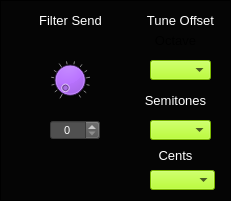
  <widget class="CustomFrame" name="frame_MsoSendFiltersTuneOffset">
   <property name="geometry">
    <rect>
     <x>5</x>
     <y>5</y>
     <width>231</width>
     <height>201</height>
    </rect>
   </property>
   <property name="styleSheet">
    <string notr="true">background-color: rgb(5, 5, 5);</string>
   </property>
   <property name="frameShape">
    <enum>QFrame::Panel</enum>
   </property>
   <property name="frameShadow">
    <enum>QFrame::Plain</enum>
   </property>
   <property name="lineWidth">
    <number>1</number>
   </property>
   <property name="midLineWidth">
    <number>1</number>
   </property>
   <widget class="CustomSpinBox" name="spinBox_MsoSynthSendFilter">
    <property name="geometry">
     <rect>
      <x>50</x>
      <y>120</y>
      <width>50</width>
      <height>20</height>
     </rect>
    </property>
    <property name="font">
     <font>
      <pointsize>8</pointsize>
     </font>
    </property>
    <property name="focusPolicy">
     <enum>Qt::NoFocus</enum>
    </property>
    <property name="styleSheet">
     <string notr="true">background-color: rgb(80,80,80);
color: rgb(255, 255, 255);</string>
    </property>
    <property name="alignment">
     <set>Qt::AlignCenter</set>
    </property>
    <property name="readOnly">
     <bool>false</bool>
    </property>
    <property name="accelerated">
     <bool>true</bool>
    </property>
    <property name="maximum">
     <number>100</number>
    </property>
    <property name="value">
     <number>0</number>
    </property>
   </widget>
   <widget class="QLabel" name="label_110">
    <property name="geometry">
     <rect>
      <x>30</x>
      <y>10</y>
      <width>81</width>
      <height>21</height>
     </rect>
    </property>
    <property name="font">
     <font>
      <pointsize>10</pointsize>
     </font>
    </property>
    <property name="styleSheet">
     <string notr="true">color: rgb(255, 255, 255);</string>
    </property>
    <property name="text">
     <string>Filter Send</string>
    </property>
    <property name="alignment">
     <set>Qt::AlignCenter</set>
    </property>
   </widget>
   <widget class="CustomDial" name="dial_MsoSynthSendFilter">
    <property name="geometry">
     <rect>
      <x>50</x>
      <y>60</y>
      <width>40</width>
      <height>40</height>
     </rect>
    </property>
    <property name="focusPolicy">
     <enum>Qt::NoFocus</enum>
    </property>
    <property name="styleSheet">
     <string notr="true">background-color: rgb(170, 85, 255);</string>
    </property>
    <property name="maximum">
     <number>100</number>
    </property>
    <property name="value">
     <number>0</number>
    </property>
    <property name="wrapping">
     <bool>false</bool>
    </property>
    <property name="notchTarget">
     <double>8.000000000000000</double>
    </property>
    <property name="notchesVisible">
     <bool>true</bool>
    </property>
   </widget>
   <widget class="CustomComboBox" name="comboBox_MsoSynthTuneCents">
    <property name="geometry">
     <rect>
      <x>150</x>
      <y>170</y>
      <width>65</width>
      <height>20</height>
     </rect>
    </property>
    <property name="font">
     <font>
      <pointsize>8</pointsize>
     </font>
    </property>
    <property name="focusPolicy">
     <enum>Qt::NoFocus</enum>
    </property>
    <property name="styleSheet">
     <string notr="true">selection-background-color: rgb(255, 0, 0);
border-color: rgb(0, 0, 0);
background-color: rgb(170, 255, 0);
</string>
    </property>
    <property name="currentText">
     <string/>
    </property>
    <property name="currentIndex">
     <number>-1</number>
    </property>
    <property name="maxVisibleItems">
     <number>4</number>
    </property>
   </widget>
   <widget class="QLabel" name="label_114">
    <property name="geometry">
     <rect>
      <x>150</x>
      <y>30</y>
      <width>51</width>
      <height>21</height>
     </rect>
    </property>
    <property name="font">
     <font>
      <pointsize>10</pointsize>
     </font>
    </property>
    <property name="text">
     <string>Octave</string>
    </property>
    <property name="alignment">
     <set>Qt::AlignCenter</set>
    </property>
   </widget>
   <widget class="QLabel" name="label_116">
    <property name="geometry">
     <rect>
      <x>150</x>
      <y>145</y>
      <width>51</width>
      <height>21</height>
     </rect>
    </property>
    <property name="font">
     <font>
      <pointsize>10</pointsize>
     </font>
    </property>
    <property name="styleSheet">
     <string notr="true">color: rgb(255, 255, 255);</string>
    </property>
    <property name="text">
     <string>Cents</string>
    </property>
    <property name="alignment">
     <set>Qt::AlignCenter</set>
    </property>
   </widget>
   <widget class="QLabel" name="label_117">
    <property name="geometry">
     <rect>
      <x>140</x>
      <y>10</y>
      <width>81</width>
      <height>20</height>
     </rect>
    </property>
    <property name="font">
     <font>
      <pointsize>10</pointsize>
     </font>
    </property>
    <property name="styleSheet">
     <string notr="true">color: rgb(255, 255, 255);</string>
    </property>
    <property name="text">
     <string>Tune Offset</string>
    </property>
    <property name="alignment">
     <set>Qt::AlignCenter</set>
    </property>
   </widget>
   <widget class="QLabel" name="label_115">
    <property name="geometry">
     <rect>
      <x>140</x>
      <y>90</y>
      <width>71</width>
      <height>21</height>
     </rect>
    </property>
    <property name="font">
     <font>
      <pointsize>10</pointsize>
     </font>
    </property>
    <property name="styleSheet">
     <string notr="true">color: rgb(255, 255, 255);</string>
    </property>
    <property name="text">
     <string>Semitones</string>
    </property>
    <property name="alignment">
     <set>Qt::AlignCenter</set>
    </property>
   </widget>
   <widget class="CustomComboBox" name="comboBox_MsoSynthTuneOctave">
    <property name="geometry">
     <rect>
      <x>150</x>
      <y>60</y>
      <width>61</width>
      <height>20</height>
     </rect>
    </property>
    <property name="font">
     <font>
      <pointsize>8</pointsize>
     </font>
    </property>
    <property name="focusPolicy">
     <enum>Qt::NoFocus</enum>
    </property>
    <property name="styleSheet">
     <string notr="true">selection-background-color: rgb(255, 0, 0);
border-color: rgb(0, 0, 0);
background-color: rgb(170, 255, 0);
</string>
    </property>
    <property name="currentText">
     <string/>
    </property>
    <property name="currentIndex">
     <number>-1</number>
    </property>
    <property name="maxVisibleItems">
     <number>4</number>
    </property>
   </widget>
   <widget class="CustomComboBox" name="comboBox_MsoSynthTuneSemitones">
    <property name="geometry">
     <rect>
      <x>150</x>
      <y>120</y>
      <width>61</width>
      <height>20</height>
     </rect>
    </property>
    <property name="font">
     <font>
      <pointsize>8</pointsize>
     </font>
    </property>
    <property name="focusPolicy">
     <enum>Qt::NoFocus</enum>
    </property>
    <property name="styleSheet">
     <string notr="true">selection-background-color: rgb(255, 0, 0);
border-color: rgb(0, 0, 0);
background-color: rgb(170, 255, 0);
</string>
    </property>
    <property name="currentText">
     <string/>
    </property>
    <property name="currentIndex">
     <number>-1</number>
    </property>
    <property name="maxVisibleItems">
     <number>4</number>
    </property>
   </widget>
  </widget>
